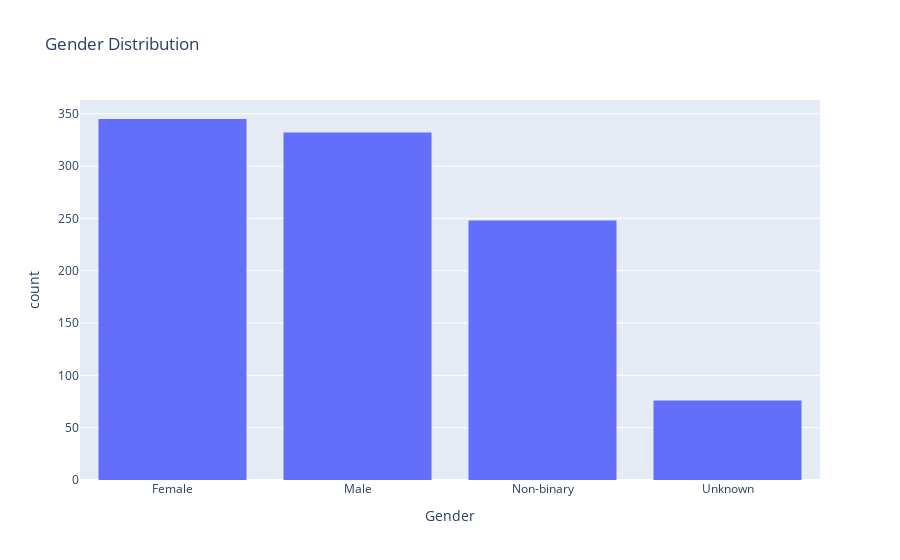

The notebook cell saved with this chart:
### Code cell
plt = px.histogram(df, x='Gender', title='Gender Distribution')
plt.show()

### Figure 1 — Plotly figure (JSON) as saved in the notebook; plotly's stock layout.template omitted (floating-point values rounded to 4 significant figures; data arrays with more than 128 entries replaced by an {"elided": "..."} marker saying what was removed)
{"data": [{"bingroup": "x", "hovertemplate": "Gender=%{x}<br>count=%{y}<extra></extra>", "legendgroup": "", "marker": {"color": "#636efa", "pattern": {"shape": ""}}, "name": "", "orientation": "v", "showlegend": false, "type": "histogram", "x": {"elided": "1001 str values"}, "xaxis": "x", "yaxis": "y"}], "layout": {"barmode": "relative", "legend": {"tracegroupgap": 0}, "title": {"text": "Gender Distribution"}, "xaxis": {"anchor": "y", "domain": [0, 1], "title": {"text": "Gender"}}, "yaxis": {"anchor": "x", "domain": [0, 1], "title": {"text": "count"}}}}
